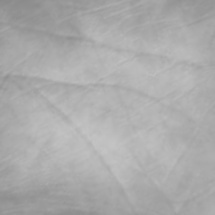
#> input picture roi_test.jpg, 215 x 215 px
$ jupyter execute 6friday.ipynb   (shell and % lines are left out)
#> lines starting #> are read from the running program, lines starting #| are printed output that depends on the picture; after the words box and inside, x2 and y2 are one past the last pixel; in counts of white or black regions, pixels touching at a corner belong together
# Feature extraction with gabor filter and laplacian filter

[cell 1]
# import libaries
import numpy as np
from matplotlib.pyplot import imread
import matplotlib.pyplot as plt
from skimage import morphology
import numpy as np
import glob
import os
import cv2

# trungtqt test
from skimage.morphology import skeletonize
from skimage.util import img_as_ubyte
from skimage.measure import label, regionprops
from skimage.morphology import skeletonize, remove_small_objects
from scipy.ndimage import binary_dilation

## Testing image : "roi_test"
ảnh lấy từ trong dataset mà pink quân đã tạo

[cell 2]
test = imread('roi_test.jpg')
#> test is the input picture: shape (215, 215); min 137, max 196, mean 170.8
plt.imshow(test, cmap='gray')
plt.axis('off')

print(f"Image have shape (rows, column) = {test.shape}")
#| Image have shape (rows, column) = (215, 215)
print(test.dtype)
#| uint8
plt.show()

## Data storing object for training and testing dataset: Plam_Graph
Chưa được sử dụng trong đoạn code vì mới chỉ test với 1 hình ảnh

[cell 3]
class Palm_Graph():
    # [5 lines left out: function __init__, not called in this run]

# chỉnh lại path cho phù hợp!!
# ở đây chỉ dùng 1 hình ảnh để test feature extraction
train_data_path =''
test_data_path = ''

# [8 lines left out: function get_data, not called in this run]

## Generate gabor filter

[cell 4]
class Gabor():
    def __init__(self, R, C, n_orientation, scale):
        self.R = R
        self.C = C
        self.n_orientation = n_orientation
        self.scale = scale
        self.orientation = np.array([ u * np.pi / n_orientation for u in range (1, n_orientation + 1)])
        self.gabor_filters_sets = [gabor_wavelet(R, C, u, scale, n_orientation) for u in range(1, n_orientation + 1)]

    # filter image through gabor filter
    def filtering(self, img):
        graphs = np.array([cv2.filter2D(img, -1, np.real(gw)) for gw in self.gabor_filters_sets])
        return graphs

    def plot_filters(self, n_scale):
        gabor_filters = []
        fig = plt.figure()
        for v in range (1, n_scale + 1):
            for u in range(1, self.n_orientation + 1):
                gw = gabor_wavelet(self.R, self.C, u, v , self.n_orientation)
                fig.add_subplot(n_scale, self.n_orientation, self.n_orientation * (v- 1) + u)
                plt.imshow(np.real(gw), cmap='gray')
        plt.show()


def gabor_wavelet(rows, cols, orientation, scale, n_orientation):
    kmax = np.pi / 2        # 1.5707963267948966
    f = np.sqrt(2)          # 1.4142135623730951
    delt2 = (2 * np.pi) ** 2
    k = (kmax / (f ** scale)) * np.exp(1j * orientation * np.pi / n_orientation / 2)
    kn2 = np.abs(k) ** 2
    gw = np.zeros((rows, cols), np.complex128)

    for m in range(int(-rows / 2) + 1, int(rows / 2) + 1):
        for n in range(int(-cols / 2) + 1, int(cols / 2) + 1):
            t1 = np.exp(-0.5 * kn2 * (m ** 2 + n ** 2) / delt2)
            t2 = np.exp(1j * (np.real(k) * m + np.imag(k) * n))
            t3 = np.exp(-0.5 * delt2)
            gw[int(m + rows / 2 - 1), int(n + cols / 2 - 1)] = (kn2 / delt2) * t1 * (t2 - t3)

    return gw


n_orientation = 6
scale = 2
GA = Gabor(10, 10, n_orientation, scale)
gabor_filters = GA.gabor_filters_sets
GA.plot_filters(3)
#> in plot_filters, `plt.show()`:
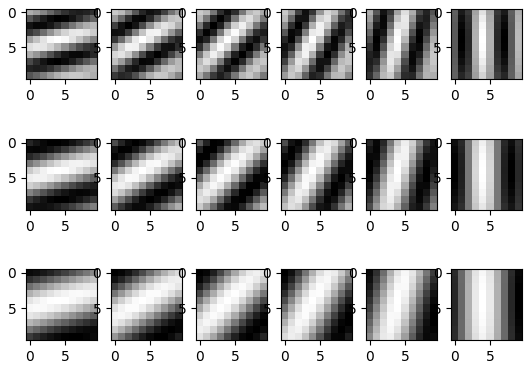
#> figure drawn by matplotlib, 18 panels

## Laplacian Filter

[cell 5]
def Lo_pass_Gaussian_procwess(img, D0):
    rows, cols = img.shape
    mask = np.zeros((rows, cols))
    Locx = np.array(list(range(cols)) * rows).reshape([rows, cols])
    Locy = np.transpose((np.array(list(range(rows)) * cols).reshape([cols,rows])))
    D = np.sqrt((Locx - cols / 2) ** 2 + (Locy - rows / 2 ) ** 2)
    mask = np.exp(-D ** 2 / D0 ** 2 / 2)

    f1 = np.fft.fft2(img)
    f1shift = np.fft.fftshift(f1)
    f1shift = f1shift * mask
    f2shift = np.fft.ifftshift(f1shift)
    img_new = np.fft.ifft2(f2shift)
    img_new = np.abs(img_new)

    return img_new

def LOG_preprocess(img, R0 = 40 , ksize = 5):
    AfterGaussian = np.uint8(Lo_pass_Gaussian_procwess(img, R0))
    processed = cv2.Laplacian(AfterGaussian, -1, ksize=ksize)
    img = cv2.equalizeHist(img)             #????????????????????????????????
    return processed

### Code test

[cell 6]
def refine_skeleton(skeleton_image, min_length=50):
    """
    Refine the skeleton image to remove noise and improve line connectivity.

    Args:
        skeleton_image (numpy.ndarray): Binary skeletonized image.
        min_length (int): Minimum length of connected components to retain.

    Returns:
        numpy.ndarray: Refined skeleton image.
    """
    # Remove small objects to eliminate noise
    refined_skeleton = remove_small_objects(skeleton_image > 0, min_size=min_length, connectivity=2)

    # Apply skeletonization again to ensure a clean, 1-pixel width skeleton
    refined_skeleton = skeletonize(refined_skeleton)

    return refined_skeleton.astype(np.uint8)

def extract_dominant_lines_contours(refined_skeleton, num_lines=3):
    """
    Extract the top N dominant lines from a refined skeleton image using connected component analysis.

    Args:
        refined_skeleton (numpy.ndarray): Refined skeletonized binary image.
        num_lines (int): Number of dominant lines to retain.

    Returns:
        numpy.ndarray: Image with only the dominant lines drawn.
    """
    # Label connected components in the skeletonized image
    labeled_image = label(refined_skeleton, connectivity=2)
    regions = regionprops(labeled_image)

    # Sort connected components by their length (bounding box size or major axis length)
    sorted_regions = sorted(regions, key=lambda r: r.major_axis_length, reverse=True)

    # Create a blank image to store the dominant lines
    dominant_lines_image = np.zeros_like(refined_skeleton, dtype=np.uint8)

    # Retain only the top `num_lines` longest components
    for region in sorted_regions[:num_lines]:
        for coords in region.coords:
            dominant_lines_image[coords[0], coords[1]] = 255

    return dominant_lines_image


# [40 lines left out: function extract_dominant_lines, not called in this run]


def skeletonize_image(binary_image):
    """
    Skeletonizes the input binary image.

    Args:
        binary_image (numpy.ndarray): Binary image where lines are highlighted (0 and 255 values).

    Returns:
        numpy.ndarray: Skeletonized image.
    """
    # Convert binary image to boolean for skeletonize function
    binary_boolean = binary_image > 0

    # Skeletonize the image
    skeleton = skeletonize(binary_boolean)

    # Convert skeleton back to uint8 for visualization or further processing
    skeletonized_image = img_as_ubyte(skeleton)

    return skeletonized_image


def merge_components(skeleton_image, iterations=2):
    """
    Merge nearby components in a skeleton image using dilation and re-skeletonization.

    Args:
        skeleton_image (numpy.ndarray): Skeletonized binary image.
        iterations (int): Number of iterations for dilation.

    Returns:
        numpy.ndarray: Skeletonized image after merging nearby components.
    """
    # Dilate the skeleton to close small gaps
    dilated = binary_dilation(skeleton_image > 0, iterations=iterations)

    # Re-skeletonize to restore a clean, thin structure
    merged_skeleton = skeletonize(dilated)

    return merged_skeleton.astype(np.uint8)

## Process the image to extract feature

[cell 7]
def show_array_img(arr, process):
    plt.figure(figsize=(12, 8))  # Đặt kích thước cửa sổ
    for idx, element in enumerate(arr):
        plt.subplot(3, 4, idx + 1)  # Sắp xếp ảnh trên lưới 3x4 (hoặc thay đổi tuỳ số lượng ảnh)
        plt.imshow(element, cmap='gray')  # Hiển thị ảnh ở dạng grayscale
        plt.title(f"{process} {idx+1}")  # Thêm tiêu đề cho từng ảnh
        plt.axis('off')  # Tắt trục toạ độ

    plt.tight_layout()  # Căn chỉnh lưới để không bị chồng lấn
    plt.show()

def process(img):

    # Laplacian process image with above function
    img = LOG_preprocess(img)

    # storing output after gabor filter
    After_gabor = []

    # Gabor process image with the first cell code above
    for i, gw in enumerate(gabor_filters):
        element =  cv2.filter2D(img, -1, np.real(gw))       # filter2d image với mỗi kernel là một gabor filter
        After_gabor.append(element)


    show_array_img(After_gabor, "Gabor")


    Two_value = []
    for i, line in enumerate(After_gabor):
        _, TW = cv2.threshold(line, 0 , 255, cv2.THRESH_BINARY | cv2.THRESH_OTSU)

        kernel = np.ones((2,2), np.uint8)
        TW = cv2.erode(TW, kernel)

        Two_value.append(TW)

    show_array_img(Two_value, "threshold")

    con = []


    for i in Two_value:
        conective = morphology.remove_small_objects(i > 0, min_size=40, connectivity=1)
        con.append(conective)

    line = (np.sum(con, axis = 0) / len(con))

    show_array_img(con, "Remove small object")


    return line


plt.imshow(LOG_preprocess(test), cmap='gray')
#> in LOG_preprocess, `processed = cv2.Laplacian(AfterGaussian, -1, ksize=ksize)`:
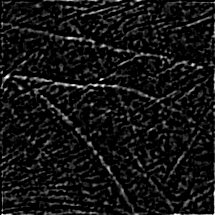
#> processed: shape (215, 215); min 0, max 255, mean 19.6
#> in LOG_preprocess, `img = cv2.equalizeHist(img)`:
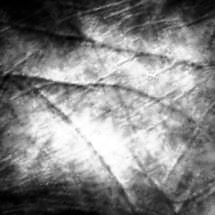
#> img: shape (215, 215); min 0, max 255, mean 131
plt.axis('off')
plt.show()


res1 = process(test)
#> the loop in process, `for i, gw in enumerate(gabor_filters):` made 6 passes
#> pass 1, in process, `element =  cv2.filter2D(img, -1, np.real(gw))`:
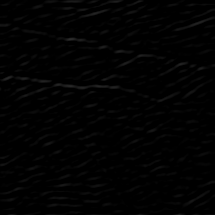
#> element: shape (215, 215); min 0, max 45, mean 2.1
#> after the loop in process, `for i, gw in enumerate(gabor_filters):`: After_gabor = 6 items
#> the loop in show_array_img, `for idx, element in enumerate(arr):` made 6 passes
#> the loop in process, `for i, line in enumerate(After_gabor):` made 6 passes
#> pass 1, in process, `_, TW = cv2.threshold(line, 0 , 255, cv2.THRESH_BINARY | cv2.THRESH_OT..`:
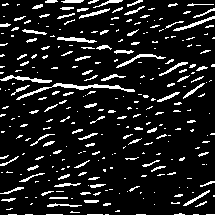
#> TW: shape (215, 215); 11.7% white in thin lines or dots
#> pass 2, in process, `TW = cv2.erode(TW, kernel)`:
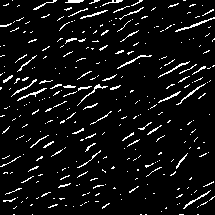
#> TW: shape (215, 215); 6.6% white in thin lines or dots
#> the loop in show_array_img (call 2), `for idx, element in enumerate(arr):` made 6 passes
#> the loop in process, `for i in Two_value:` made 6 passes
#> call 3 of show_array_img, with process = 'Remove small object'
#> the loop in show_array_img (call 3), `for idx, element in enumerate(arr):` made 6 passes
#> in show_array_img (call 3), `plt.show()`:
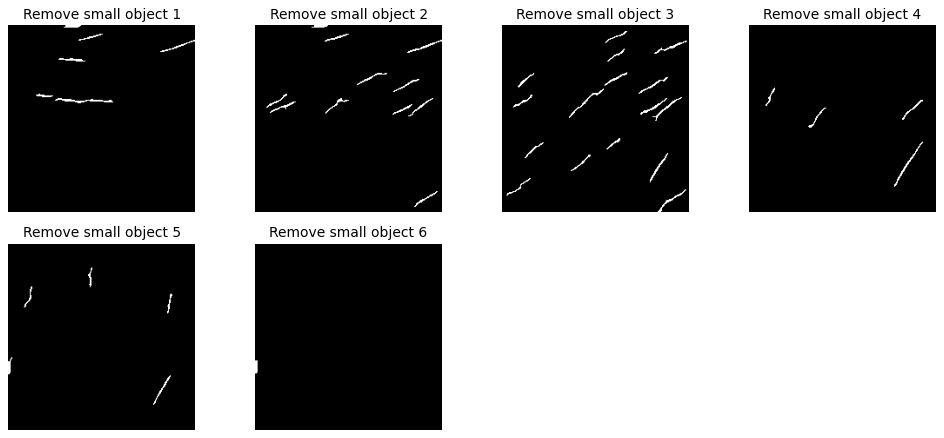
#> figure drawn by matplotlib, 6 panels


fig = plt.figure(dpi=70)
plt.imshow(res1, cmap='gray')
plt.axis('off')
plt.title('roi_image after process')
plt.show()

# begin test

# Assuming `res1` is the final processed image from your code
skeletonized_output = skeletonize_image(res1)
#> in skeletonize_image, `binary_boolean = binary_image > 0`: binary_boolean: shape (215, 215) bool; 3.8% white in thin lines or dots
#> in skeletonize_image, `skeleton = skeletonize(binary_boolean)`: skeleton: shape (215, 215) bool; 1.7% white in thin lines or dots
#> in skeletonize_image, `skeletonized_image = img_as_ubyte(skeleton)`: skeletonized_image: shape (215, 215); 1.7% white in thin lines or dots

# Refine the skeletonized image to remove noise and small segments
refined_skeleton = refine_skeleton(skeletonized_output, min_length=40)
#> in refine_skeleton, `refined_skeleton = remove_small_objects(skeleton_image > 0, min_size=m..`: refined_skeleton: shape (215, 215) bool; 0.68% white in thin lines or dots, all inside (x1, y1, x2, y2) = (14, 17, 215, 185)

# Merge components in the refined skeleton to close gaps
merged_skeleton = merge_components(refined_skeleton, iterations=2)
#> in merge_components, `dilated = binary_dilation(skeleton_image > 0, iterations=iterations)`: dilated: shape (215, 215) bool; 3.4% white; 5 white regions, box (x1, y1, x2, y2) and area: (53, 71, 123, 119) 600, (12, 70, 54, 96) 276, (165, 132, 202, 187) 263, (156, 58, 193, 82) 250, (173, 15, 215, 34) 204
#> in merge_components, `merged_skeleton = skeletonize(dilated)`:
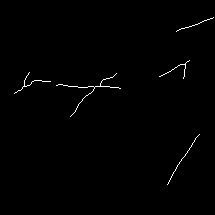
#> merged_skeleton: shape (215, 215) bool; 0.66% white in thin lines or dots, all inside (x1, y1, x2, y2) = (14, 17, 214, 185)

# Extract the top 3 dominant lines from the merged skeleton
dominant_lines_merged = extract_dominant_lines_contours(merged_skeleton, num_lines=3)
#> in extract_dominant_lines_contours, `labeled_image = label(refined_skeleton, connectivity=2)`: labeled_image: shape (215, 215) int64; 6 distinct labels, from 0 to 5
#> in extract_dominant_lines_contours, `regions = regionprops(labeled_image)`: regions = 5 regions; box (x1, y1, x2, y2) and area: (56, 73, 121, 117) 116, (14, 72, 51, 94) 53, (167, 134, 200, 185) 51, (159, 60, 190, 79) 46, (176, 17, 214, 32) 38
#> in extract_dominant_lines_contours, `sorted_regions = sorted(regions, key=lambda r: r.major_axis_length, re..`: sorted_regions has the same summary as regions
#> the loop in extract_dominant_lines_contours, `for region in sorted_regions[:num_lines]:` made 3 passes
#> after the loop in extract_dominant_lines_contours, `for region in sorted_regions[:num_lines]:`:
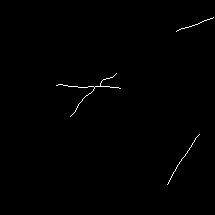
#> dominant_lines_image: shape (215, 215); 0.44% white in thin lines or dots, all inside (x1, y1, x2, y2) = (56, 17, 214, 185)

# Visualize the results
plt.figure(figsize=(12, 6))

plt.subplot(1, 3, 1)
plt.title("Refined Skeleton")
plt.imshow(refined_skeleton, cmap="gray")
plt.axis("off")

plt.subplot(1, 3, 2)
plt.title("Merged Skeleton")
plt.imshow(merged_skeleton, cmap="gray")
plt.axis("off")

plt.subplot(1, 3, 3)
plt.title("Top 3 Dominant Lines (Merged)")
plt.imshow(dominant_lines_merged, cmap="gray")
plt.axis("off")

plt.tight_layout()
plt.show()

#end test

### Test convert to grid with 1 and 0

[cell 8]
def convert_to_binary_grid_fixed(image, grid_size=(64, 64)):
    """
    Convert a binary line image into a strictly binary (0 or 1) feature matrix for a grid,
    where white = 1 and black = 0.

    Args:
        image (numpy.ndarray): Input binary image (values between 0 and 255).
        grid_size (tuple): Size of the grid (rows, cols), default is (64, 64).

    Returns:
        numpy.ndarray: Feature matrix of size grid_size with strictly binary values (0 or 1).
    """
    # Normalize the image: white = 1, black = 0
    normalized_image = (image > 0).astype(float)  # Convert to binary (0 and 1)

    # Resize the image using INTER_NEAREST to prevent interpolation
    resized_image = cv2.resize(normalized_image, grid_size, interpolation=cv2.INTER_NEAREST)

    # Ensure binary values remain intact
    binary_grid = (resized_image > 0).astype(int)

    return binary_grid


# Assuming `dominant_lines_merged` is the final ndarray containing the 3 lines
binary_grid_matrix_fixed = convert_to_binary_grid_fixed(dominant_lines_merged, grid_size=(64, 64))
#> in convert_to_binary_grid_fixed, `resized_image = cv2.resize(normalized_image, grid_size, interpolation=..`: resized_image: shape (64, 64) float64; values 0 (black) and 1 (white), 0.44% white in thin lines or dots, all inside (x1, y1, x2, y2) = (23, 6, 62, 56)

# Save the binary grid matrix for further use
np.save("line_features_64x64_fixed.npy", binary_grid_matrix_fixed)  # Save as a .npy file
np.savetxt("line_features_64x64_fixed.csv", binary_grid_matrix_fixed, delimiter=",", fmt="%d")  # Save as a .csv file

# Visualize the binary grid matrix as an image
plt.imshow(binary_grid_matrix_fixed, cmap='gray', vmin=0, vmax=1)
plt.colorbar()
plt.title("64x64 Binary Grid Representation (Fixed)")
plt.show()

# Print the resulting matrix
print("Binary Grid Matrix (64x64):\n", binary_grid_matrix_fixed)
#> (printed output is left out)

### Test convert to grid with float num

[cell 9]
import numpy as np

def convert_to_grid(image, grid_size=(64, 64)):
    """
    Convert a binary line image into a feature matrix of average intensities for a grid.

    Args:
        image (numpy.ndarray): Input binary image (values between 0 and 255).
        grid_size (tuple): Size of the grid (rows, cols), default is (64, 64).

    Returns:
        numpy.ndarray: Feature matrix of size grid_size with normalized average intensities.
    """
    # Normalize the image to range 0-1
    normalized_image = image / 255.0

    # Get original image dimensions
    original_height, original_width = normalized_image.shape

    # Resize the image to fit the grid size exactly
    resized_image = cv2.resize(normalized_image, grid_size, interpolation=cv2.INTER_AREA)

    # Compute the average intensity in each cell of the grid
    feature_matrix = resized_image

    return feature_matrix

# Assuming `dominant_lines_merged` is the final ndarray containing the 3 lines
grid_matrix = convert_to_grid(dominant_lines_merged, grid_size=(64, 64))

# Save the grid matrix for further use
# np.save("line_features_64x64.npy", grid_matrix)  # Save as a .npy file
# np.savetxt("line_features_64x64.csv", grid_matrix, delimiter=",")  # Save as a .csv file

# Visualize the grid matrix as an image
import matplotlib.pyplot as plt
plt.imshow(grid_matrix, cmap='gray')
plt.colorbar()
plt.title("64x64 Grid Representation")
plt.show()
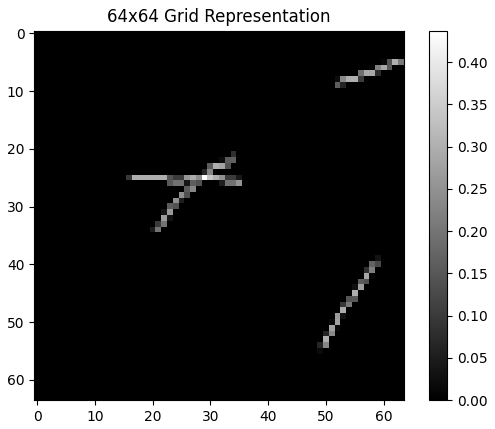
#> figure drawn by matplotlib, 2 panels

# Print the resulting matrix
print("Grid Matrix (64x64):\n", grid_matrix)
#> (printed output is left out)

$ run again, with ROI_sample.jpg copied over roi_test.jpg
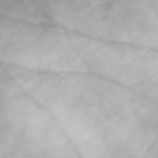
#> input picture ROI_sample.jpg, 158 x 158 px
#> test is the input picture: shape (158, 158); min 145, max 198, mean 174.3
#| Image have shape (rows, column) = (158, 158)
#| uint8
#> after the loop in process, `for i, gw in enumerate(gabor_filters):`: After_gabor = 6 items
#> the loop in show_array_img, `for idx, element in enumerate(arr):` made 6 passes
#> the loop in process, `for i, line in enumerate(After_gabor):` made 6 passes
#> pass 1, in process, `_, TW = cv2.threshold(line, 0 , 255, cv2.THRESH_BINARY | cv2.THRESH_OT..`:
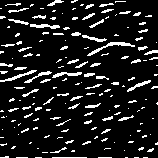
#> TW: shape (158, 158); 11.7% white in thin lines or dots
#> the loop in show_array_img (call 2), `for idx, element in enumerate(arr):` made 6 passes
#> the loop in process, `for i in Two_value:` made 6 passes
#> binary_boolean: shape (158, 158) bool; 2.2% white in thin lines or dots
#> skeleton: shape (158, 158) bool; 0.99% white in thin lines or dots
#> skeletonized_image: shape (158, 158); 0.99% white in thin lines or dots
#> refined_skeleton: shape (158, 158) bool; 0.41% white in thin lines or dots, all inside (x1, y1, x2, y2) = (20, 43, 131, 101)
#> dilated: shape (158, 158) bool; 2.1% white; 2 white regions, box (x1, y1, x2, y2) and area: (76, 41, 133, 70) 288, (18, 70, 67, 103) 243
#> labeled_image: shape (158, 158) int64; 3 distinct labels, from 0 to 2
#> regions = 2 regions; box (x1, y1, x2, y2) and area: (79, 43, 131, 68) 55, (20, 72, 65, 101) 47
#> sorted_regions has the same summary as regions
#> the loop in extract_dominant_lines_contours, `for region in sorted_regions[:num_lines]:` made 2 passes
#> binary_grid: shape (64, 64) int64; values 0 (black) and 1 (white), 0.42% white in thin lines or dots, all inside (x1, y1, x2, y2) = (9, 18, 53, 41)
#> (printed output is left out)
#> `plt.show()`:
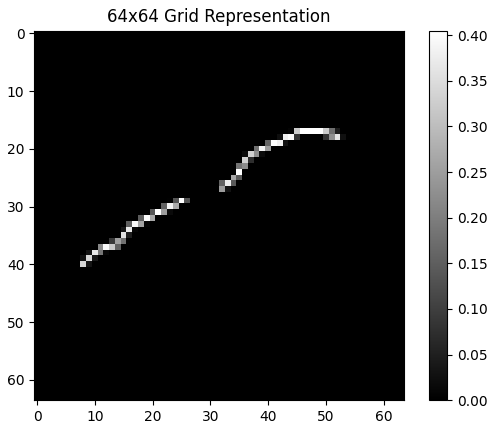
#> figure drawn by matplotlib, 2 panels
#> (printed output is left out)
